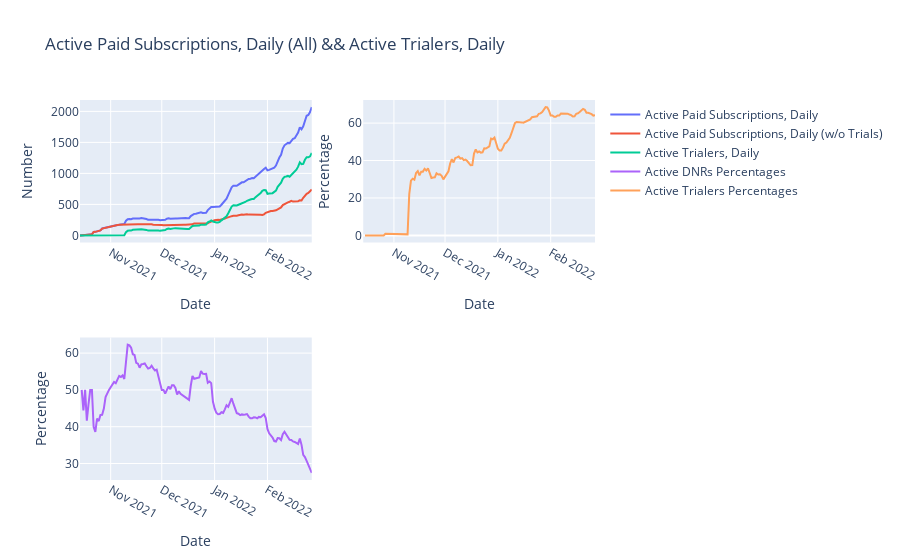

Notebook source saved alongside this figure:
### Code cell
# **** ACTIVE PAID SUBSCRIPTIONS OVER TIME ***
"""
all_paid = all_data_df

# We need two separate views/tables to achieve the aim. This is one.
all_paid_grped_sub_df = all_paid.groupby(['purchased_at']).size().to_frame(name="No. of Paid Subscriptions").reset_index()

all_paid_grped_sub_df["Active Paid Subscriptions, Daily"] = 0
all_paid_grped_sub_df["Active Paid Subscriptions, Daily (w/o Trials)"] = 0
all_paid_grped_sub_df["Active Trialers, Daily"] = 0
all_paid_grped_sub_df["Active DNRs"] = 0
all_paid_grped_by_purchased_at = all_paid.groupby(['purchased_at'])

#Convert SeriesGroupBy to DataFrame and reformat date columns
all_paid_grped_by_purchased_at = all_paid_grped_by_purchased_at.apply(pd.DataFrame)
all_paid_grped_by_purchased_at['purchased_at'] = all_paid_grped_by_purchased_at['purchased_at'].astype(str)
all_paid_grped_by_purchased_at['purchased_at'] = all_paid_grped_by_purchased_at['purchased_at'].apply(date_converter)
all_paid_grped_by_purchased_at['paid_until'] = all_paid_grped_by_purchased_at['paid_until'].astype(str)
all_paid_grped_by_purchased_at["paid_until"] = all_paid_grped_by_purchased_at["paid_until"].apply(cut7)
all_paid_grped_by_purchased_at['paid_until'] = all_paid_grped_by_purchased_at['paid_until'].apply(date_converter)

print(all_paid_grped_by_purchased_at, "\n")

limit = len(all_paid_grped_sub_df.index)
for i in range(limit):
    this_purchased_at = all_paid_grped_sub_df['purchased_at'][i]

    # compare each purchased_at with ENTIRE HISTORY of paid_untils up until the purchased_at date

    subs_b4_this_purchased_at_date = all_paid_grped_by_purchased_at[all_paid_grped_by_purchased_at.purchased_at < date.fromisoformat(this_purchased_at)]

    active_paid_subs_b4_this_purchased_at_date = subs_b4_this_purchased_at_date[subs_b4_this_purchased_at_date.paid_until > date.fromisoformat(this_purchased_at)]
    active_paid_subs_b4_this_purchased_at_date_SAN_TRIAL = active_paid_subs_b4_this_purchased_at_date[active_paid_subs_b4_this_purchased_at_date.was_trial == "f"]

    # **** ACTIVE DNRs % ****
    active_paid_subs_b4_this_purchased_at_date_ACTIVE_DNRs = active_paid_subs_b4_this_purchased_at_date[active_paid_subs_b4_this_purchased_at_date.do_not_renew == "t"]
    
    # **** ACTIVE TRIALERS OVER TIME ****
    active_paid_subs_b4_this_purchased_at_date_TRIAL = active_paid_subs_b4_this_purchased_at_date[active_paid_subs_b4_this_purchased_at_date.was_trial == "t"]
    #print("==> ", this_purchased_at, "\n", active_paid_subs_b4_this_purchased_at_date.count()["paid_until"],"\n")
    
    all_paid_grped_sub_df["Active Paid Subscriptions, Daily"][i] = active_paid_subs_b4_this_purchased_at_date.count()["paid_until"]
    all_paid_grped_sub_df["Active Paid Subscriptions, Daily (w/o Trials)"][i] = active_paid_subs_b4_this_purchased_at_date_SAN_TRIAL.count()["paid_until"]
    all_paid_grped_sub_df["Active Trialers, Daily"][i] = active_paid_subs_b4_this_purchased_at_date_TRIAL.count()["paid_until"]
    all_paid_grped_sub_df["Active DNRs"][i] = active_paid_subs_b4_this_purchased_at_date_ACTIVE_DNRs.count()['paid_until']

# Note: Delete last row because of placeholder purchased_at  date "9999-12-13"
all_paid_grped_sub_df = all_paid_grped_sub_df[:-1]
all_paid_grped_sub_df = all_paid_grped_sub_df.rename(columns={'purchased_at': 'Date Purchased'})
"""

print("**********************************************************************\n\n", all_paid_grped_sub_df, "\n")

#  Plot Data

df = all_paid_grped_sub_df
fig = make_subplots(rows=2, cols=2, subplot_titles=(""))

fig.add_trace(go.Scatter(x=df["Date Purchased"], y=df["Active Paid Subscriptions, Daily"], name="Active Paid Subscriptions, Daily"), 
                         row=1, col=1)
fig.add_trace(go.Scatter(x=df["Date Purchased"], y=df["Active Paid Subscriptions, Daily (w/o Trials)"], name="Active Paid Subscriptions, Daily (w/o Trials)"), 
                         row=1, col=1)

fig.add_trace(go.Scatter(x=df["Date Purchased"], y=df["Active Trialers, Daily"], name="Active Trialers, Daily"), row=1, col=1)

fig.add_trace(go.Scatter(x=df["Date Purchased"], y=100.0 * (df["Active DNRs"]/df["Active Paid Subscriptions, Daily"]), name="Active DNRs Percentages"), row=2, col=1)

fig.add_trace(go.Scatter(x=df["Date Purchased"], y=100.0 * (df["Active Trialers, Daily"]/df["Active Paid Subscriptions, Daily"]), name="Active Trialers Percentages"), row=1, col=2)

fig.update_xaxes(title_text="Date", row=1, col=1)
fig.update_yaxes(title_text="Number", row=1, col=1)

fig.update_xaxes(title_text="Date", row=2, col=1)
fig.update_yaxes(title_text="Percentage", row=2, col=1)

fig.update_xaxes(title_text="Date", row=1, col=2)
fig.update_yaxes(title_text="Percentage", row=1, col=2)

fig.update_layout(title_text="Active Paid Subscriptions, Daily (All) && Active Trialers, Daily")

fig.show()

### Figure 1 — Plotly figure (JSON) as saved in the notebook; plotly's stock layout.template omitted (floating-point values rounded to 4 significant figures; data arrays with more than 128 entries replaced by an {"elided": "..."} marker saying what was removed)
{"data": [{"name": "Active Paid Subscriptions, Daily", "type": "scatter", "x": {"elided": "137 str values"}, "xaxis": "x", "y": {"elided": "137 int values"}, "yaxis": "y"}, {"name": "Active Paid Subscriptions, Daily (w/o Trials)", "type": "scatter", "x": {"elided": "137 str values"}, "xaxis": "x", "y": {"elided": "137 int values"}, "yaxis": "y"}, {"name": "Active Trialers, Daily", "type": "scatter", "x": {"elided": "137 str values"}, "xaxis": "x", "y": {"elided": "137 int values"}, "yaxis": "y"}, {"name": "Active DNRs Percentages", "type": "scatter", "x": {"elided": "137 str values"}, "xaxis": "x3", "y": {"elided": "137 float values"}, "yaxis": "y3"}, {"name": "Active Trialers Percentages", "type": "scatter", "x": {"elided": "137 str values"}, "xaxis": "x2", "y": {"elided": "137 float values"}, "yaxis": "y2"}], "layout": {"title": {"text": "Active Paid Subscriptions, Daily (All) && Active Trialers, Daily"}, "xaxis": {"anchor": "y", "domain": [0, 0.45], "title": {"text": "Date"}}, "xaxis2": {"anchor": "y2", "domain": [0.55, 1], "title": {"text": "Date"}}, "xaxis3": {"anchor": "y3", "domain": [0, 0.45], "title": {"text": "Date"}}, "xaxis4": {"anchor": "y4", "domain": [0.55, 1]}, "yaxis": {"anchor": "x", "domain": [0.625, 1], "title": {"text": "Number"}}, "yaxis2": {"anchor": "x2", "domain": [0.625, 1], "title": {"text": "Percentage"}}, "yaxis3": {"anchor": "x3", "domain": [0, 0.375], "title": {"text": "Percentage"}}, "yaxis4": {"anchor": "x4", "domain": [0, 0.375]}}}
